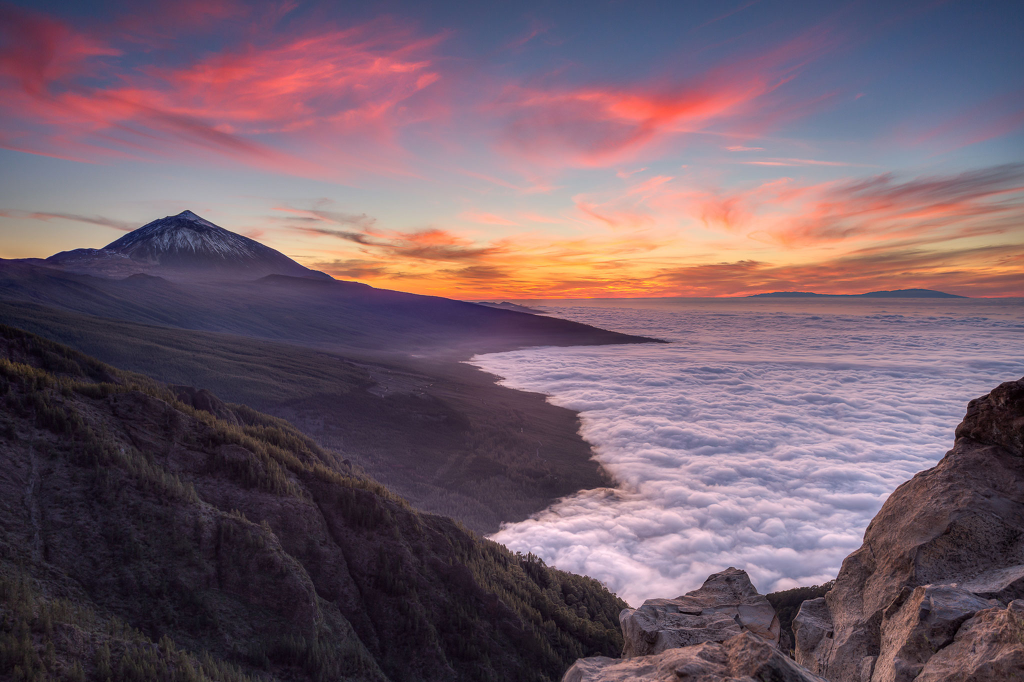
//> input picture vision_noise/input/1.jpg, 2048 x 1364 px (shown at 1/2 size)
$ ./main   (built with g++ and OpenCV 4)
//> lines starting //> are read from the running program, lines starting //| are printed output that depends on the picture; after the words box and inside, x2 and y2 are one past the last pixel; in counts of white or black regions, pixels touching at a corner belong together
//
//  vision_noise.cpp
//  noise
//
//  Created by 崔瑜翔 on 2019/12/1.
//  Copyright © 2019年 崔瑜翔. All rights reserved.
//


// 自选一张清晰图像
// 增加高斯噪声
// 分别用高斯滤波和双边滤波器对两类噪声图像去噪
// 比较滤波器对各类噪声的去噪效果


#include "cv.h"
#include <opencv2/opencv.hpp>
using namespace cv;
using namespace std;


//为图像添加椒盐噪声
Mat add_Salt_Noise(const Mat srcImage, int n);
//产生高斯噪声
double generate_Gaussian_Noise();
//为图像添加高斯噪声
Mat add_Gaussian_Noise(Mat& srcImage);

int main()
{
    //读入图像
    Mat srcImage = imread("/home/cyx/桌面/cv_homework/vision_noise/input/1.jpg");
//> srcImage is the input picture: 1364 rows x 2048 cols, CV_8UC3; mean B, G, R 105, 93, 115.5
    resize(srcImage,srcImage,Size(512,334),CV_INTER_AREA);
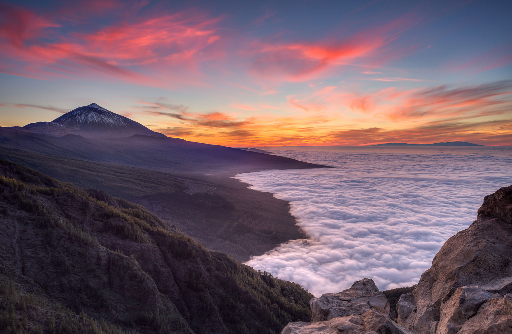
//> srcImage: 334 rows x 512 cols, CV_8UC3; mean B, G, R 104.9, 92.8, 115.4
    if (!srcImage.data)
    {
        cout << "读入图像有误！" << endl;
        system("pause");
        return -1;
    }
    imshow("srcImage", srcImage);

    //增添椒盐噪声
    Mat dstImage1 = add_Salt_Noise(srcImage, 2000);
//> after the loop in add_Salt_Noise, `for (int k = 0; k < n; k++)`:
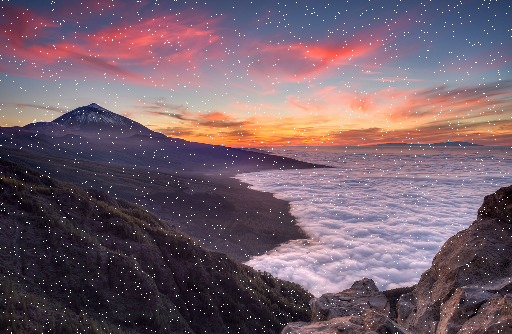
//> dstImage: 334 rows x 512 cols, CV_8UC3; 1.16% of pixels changed, all inside (x1, y1, x2, y2) = (0, 0, 512, 334)
//> after the loop in add_Salt_Noise, `for (int k = 0; k < n; k++)`:
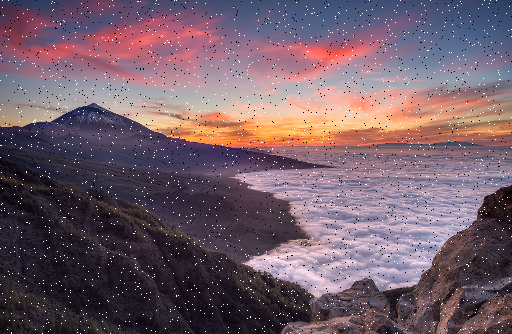
//> dstImage: 334 rows x 512 cols, CV_8UC3; 1.16% of pixels changed, all inside (x1, y1, x2, y2) = (0, 0, 512, 334)
    imshow("salt_pepper_Image", dstImage1);
    imwrite("/home/cyx/桌面/cv_homework/vision_noise/output/salt_pepper_Image.jpg", dstImage1);

    //增添高斯噪声
    Mat dstImage2 = add_Gaussian_Noise(srcImage);
//> after the loop in add_Gaussian_Noise, `for (int i = 0; i < nRows; i++)`:
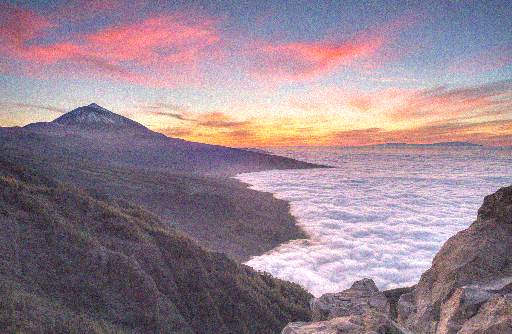
//> resultImage: 334 rows x 512 cols, CV_8UC3; mean B, G, R 144.3, 132.3, 152.6
    imshow("gaussian_Image", dstImage2);
    imwrite("/home/cyx/桌面/cv_homework/vision_noise/output/gaussian_Image.jpg", dstImage2);


    //均值滤波1

    Mat blur_out_0;
    blur(dstImage1,blur_out_0,Size(3, 3));
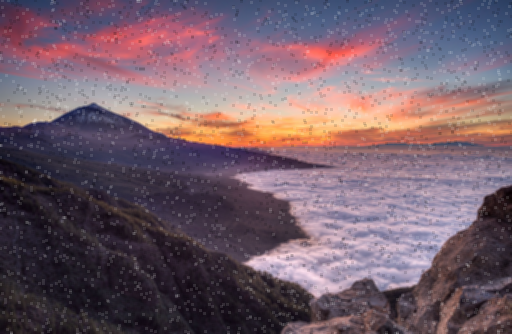
//> blur_out_0: 334 rows x 512 cols, CV_8UC3; mean B, G, R 105.5, 93.7, 115.7
    imshow("blur_out_0", blur_out_0);
    imwrite("/home/cyx/桌面/cv_homework/vision_noise/output/blur_out_0.jpg", blur_out_0);

    Mat blur_out_1;
    blur(dstImage1,blur_out_1,Size(5, 5));
    imshow("blur_out_1", blur_out_1);
    imwrite("/home/cyx/桌面/cv_homework/vision_noise/output/blur_out_1.jpg", blur_out_1);

    //均值滤波2
    Mat blur_out_2;
    blur(dstImage2,blur_out_2,Size(5, 5));
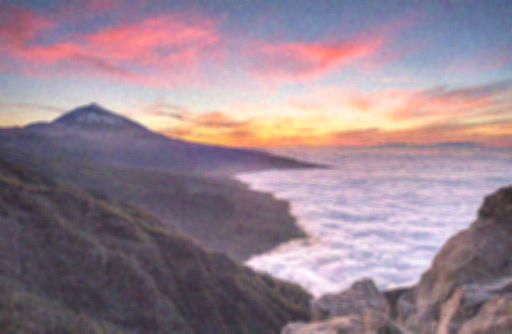
//> blur_out_2: 334 rows x 512 cols, CV_8UC3; mean B, G, R 144.3, 132.2, 152.6
    imshow("blur_out_2", blur_out_2);
    imwrite("/home/cyx/桌面/cv_homework/vision_noise/output/blur_out_2.jpg", blur_out_2);

    //高斯滤波1
    Mat gaussian_blur_out_1;
    GaussianBlur(dstImage1, gaussian_blur_out_1, Size(3, 3), 0, 0);
    imshow("gaussian_blur_out_1", gaussian_blur_out_1);
    imwrite("/home/cyx/桌面/cv_homework/vision_noise/output/gaussian_blur_out_1.jpg", gaussian_blur_out_1);

    Mat gaussian_blur_out_0;
    GaussianBlur(dstImage2, gaussian_blur_out_0, Size(7, 7), 0, 0);
    imshow("gaussian_blur_out_0", gaussian_blur_out_0);
    imwrite("/home/cyx/桌面/cv_homework/vision_noise/output/gaussian_blur_out_0.jpg", gaussian_blur_out_0);

    //高斯滤波2
    Mat gaussian_blur_out_2;
    GaussianBlur(dstImage2, gaussian_blur_out_2, Size(3, 3), 0, 0);
    imshow("gaussian_blur_out_2", gaussian_blur_out_2);
    imwrite("/home/cyx/桌面/cv_homework/vision_noise/output/gaussian_blur_out_2.jpg", gaussian_blur_out_2);

    //中值滤波1
    Mat median_blur_out_1;
    medianBlur(dstImage1, median_blur_out_1, 3);
    imshow("median_blur_out_1", median_blur_out_1);
    imwrite("/home/cyx/桌面/cv_homework/vision_noise/output/median_blur_out_1.jpg", median_blur_out_1);

    Mat median_blur_out_0;
    medianBlur(dstImage1, median_blur_out_0, 5);
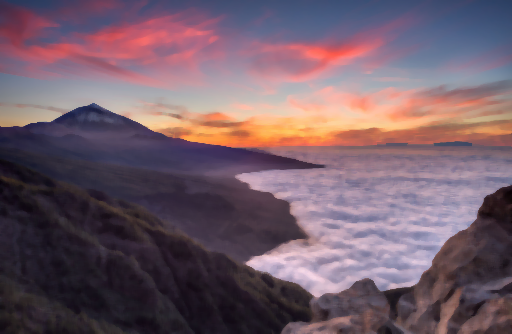
//> median_blur_out_0: 334 rows x 512 cols, CV_8UC3; mean B, G, R 104.9, 92.7, 115.1
    imshow("median_blur_out_1", median_blur_out_0);
    imwrite("/home/cyx/桌面/cv_homework/vision_noise/output/median_blur_out_0.jpg", median_blur_out_0);

    //中值滤波2
    Mat median_blur_out_2;
    medianBlur(dstImage2, median_blur_out_2, 3);
    imshow("median_blur_out_2", median_blur_out_2);
    imwrite("/home/cyx/桌面/cv_homework/vision_noise/output/median_blur_out_2.jpg", median_blur_out_2);

    //双边滤波
    Mat bilateral_blur_out_1;
    bilateralFilter(dstImage1, bilateral_blur_out_1, 5, 50, 10);
    imshow("bilateral_blur_out_1", bilateral_blur_out_1);
    imwrite("/home/cyx/桌面/cv_homework/vision_noise/output/bilateral_blur_out_1.jpg", bilateral_blur_out_1);

    //双边滤波
    Mat bilateral_blur_out_2;
    bilateralFilter(dstImage2, bilateral_blur_out_2, 5, 50, 10);
    imshow("bilateral_blur_out_2", bilateral_blur_out_2);
    imwrite("/home/cyx/桌面/cv_homework/vision_noise/output/bilateral_blur_out_2.jpg", bilateral_blur_out_2);

    waitKey();
    return 0;
}


//椒盐噪声包含两种噪声，一种是盐噪声（salt noise），另一种是胡椒噪声（pepper noise）。
//盐噪声为白色，椒噪声为黑色。前者是高灰度噪声，灰度值为255，后者属于低灰度噪声，灰度值为0。
//一般两种噪声同时出现，呈现在图像上就是黑白杂点。
//椒盐噪声往往由图像切割引起，去除脉冲干扰及椒盐噪声最常用的算法是中值滤波。
Mat add_Salt_Noise(const Mat srcImage, int n)
{
    Mat dstImage = srcImage.clone();
    for (int k = 0; k < n; k++)
    {
        //随机取值行列
        int i = rand() % dstImage.rows;
        int j = rand() % dstImage.cols;
        //图像通道判定
        if (dstImage.channels() == 1)
        {
            dstImage.at<uchar>(i, j) = 255;       //盐噪声
        }
        else
        {
            //留下彩色图片通道，方便后续代码拓展
            dstImage.at<Vec3b>(i, j)[0] = 255;
            dstImage.at<Vec3b>(i, j)[1] = 255;
            dstImage.at<Vec3b>(i, j)[2] = 255;
        }
    }
    for (int k = 0; k < n; k++)
    {
        //随机取值行列
        int i = rand() % dstImage.rows;
        int j = rand() % dstImage.cols;
        //图像通道判定
        if (dstImage.channels() == 1)
        {
            dstImage.at<uchar>(i, j) = 0;     //椒噪声
        }
        else
        {
            //留下彩色图片通道，方便后续代码拓展
            dstImage.at<Vec3b>(i, j)[0] = 0;
            dstImage.at<Vec3b>(i, j)[1] = 0;
            dstImage.at<Vec3b>(i, j)[2] = 0;
        }
    }
    return dstImage;
}

//高斯噪声是指它的概率密度函数服从高斯分布（即正态分布）的一类噪声。
//常见的高斯噪声包括起伏噪声、宇宙噪声、热噪声和散粒噪声等等。
//除常用抑制噪声的方法外，对高斯噪声的抑制方法常常采用数理统计方法。
//如果一个噪声，它的幅度分布服从高斯分布，而它的功率谱密度又是均匀分布的，则称它为高斯白噪声。
double generate_Gaussian_Noise()
{
    //定义小值
    const double epsilon = numeric_limits<double>::min();
    static double z0, z1;
    static bool flag = false;
    flag = !flag;
    //构造高斯随机变量X
    if (!flag) {
        //printf("%f\n", z1);
        return z1;
    }
    double u1, u2;
    do
    {
        u1 = rand() * (1.0 / RAND_MAX);
        u2 = rand() * (1.0 / RAND_MAX);
    } while (u1 <= epsilon);
    //构造高斯随机变量Y
    z0 = sqrt(-2.0*log(u1))*cos(2 * CV_PI * u2);
    z1 = sqrt(-2.0*log(u1))*sin(2 * CV_PI * u2);
    //printf("%f\n",z0);
    return z0;
}


//为图像添加高斯噪声
Mat add_Gaussian_Noise(Mat& srcImage)
{
    Mat resultImage = srcImage.clone();
    int channels = resultImage.channels();    //获取图像的通道
    int nRows = resultImage.rows;    //图像的行数
    int nCols = resultImage.cols*channels;   //图像的总列数
    //判断图像的连续性
    if (resultImage.isContinuous())    //判断矩阵是否连续，若连续相当于只需要遍历一个一维数组
    {
        nCols *= nRows;
        nRows = 1;
    }
    for (int i = 0; i < nRows; i++)
    {
        for (int j = 0; j < nCols; j++)
        {   //添加高斯噪声
            int val = resultImage.ptr<uchar>(i)[j] + (generate_Gaussian_Noise()*0.8+2) * 20;
            //防溢出
            if (val < 0)
                val = 0;
            if (val > 255)
                val = 255;
            resultImage.ptr<uchar>(i)[j] = (uchar)val;
        }
    }
    return resultImage;
}

$ run again, with vision_noise/input/2.jpg copied over vision_noise/input/1.jpg
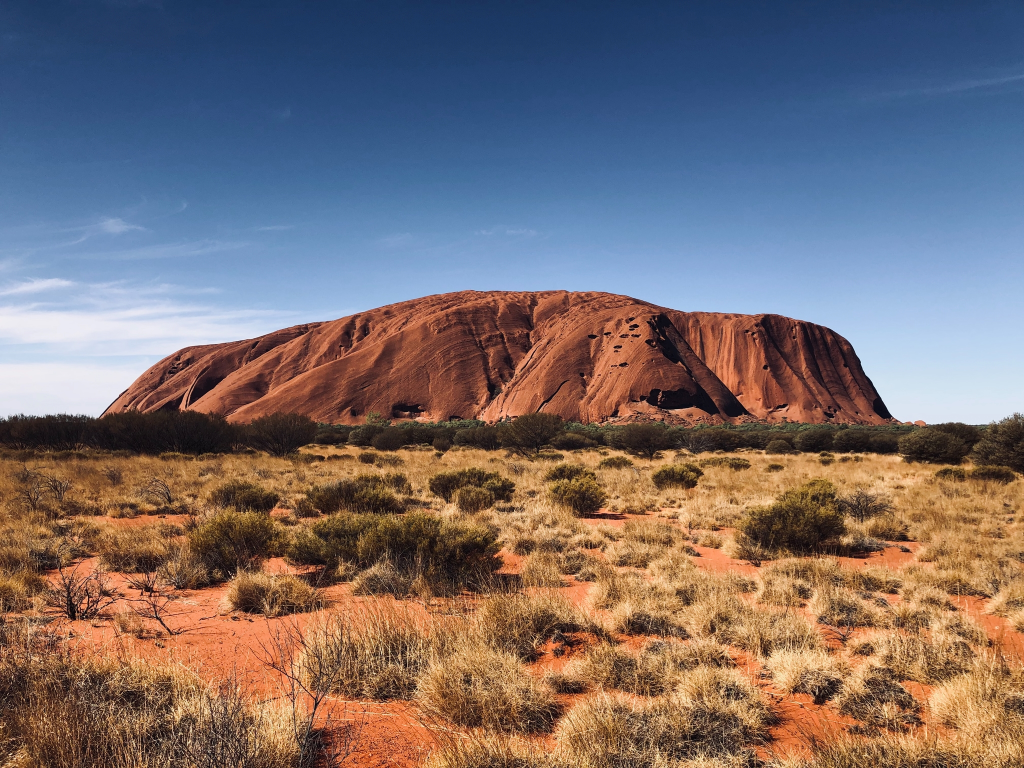
//> input picture vision_noise/input/2.jpg, 2048 x 1536 px (shown at 1/2 size)
//> srcImage is the input picture: 1536 rows x 2048 cols, CV_8UC3; mean B, G, R 110.4, 109.1, 121.2
//> srcImage: 334 rows x 512 cols, CV_8UC3
//> after the loop in add_Salt_Noise, `for (int k = 0; k < n; k++)`:
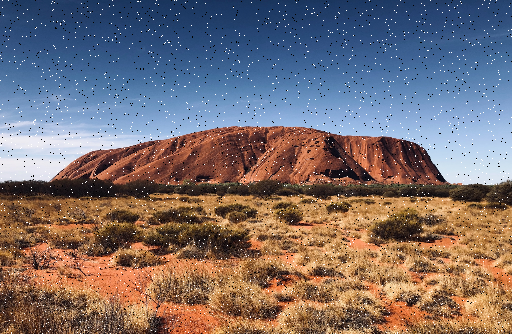
//> dstImage: 334 rows x 512 cols, CV_8UC3; mean B, G, R 110.6, 109.4, 121.2
//> `medianBlur(dstImage1, median_blur_out_0, 5);`:
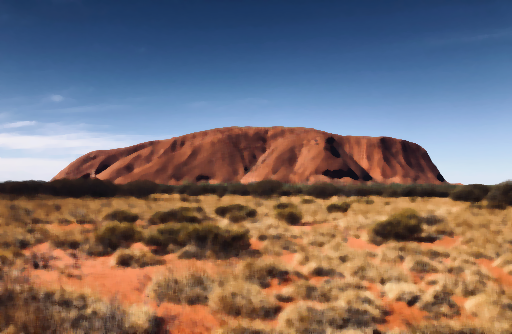
//> median_blur_out_0: 334 rows x 512 cols, CV_8UC3; mean B, G, R 109.7, 109, 121.7

$ run again, with vision_noise/input/3.jpg copied over vision_noise/input/1.jpg
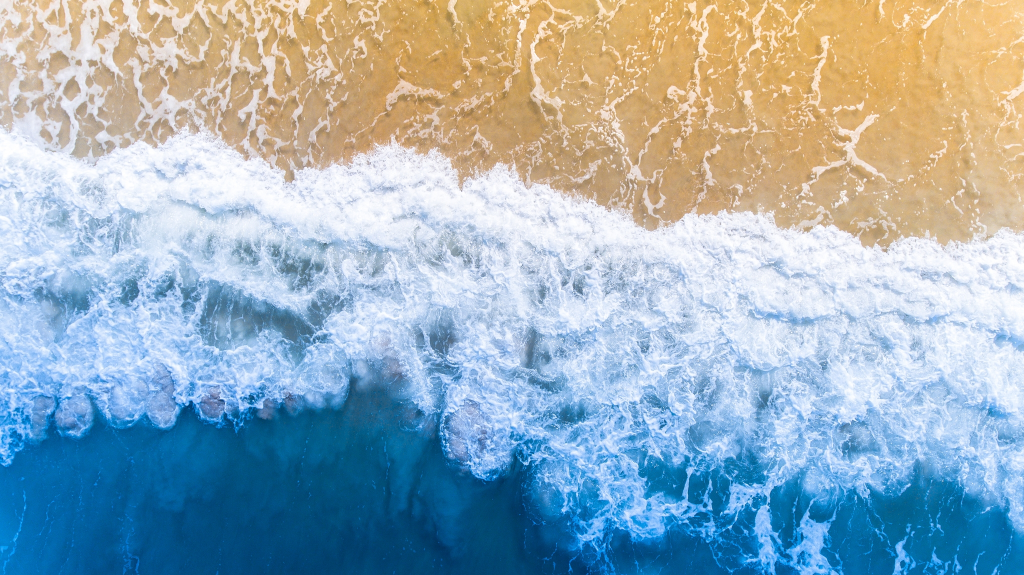
//> input picture vision_noise/input/3.jpg, 2048 x 1150 px (shown at 1/2 size)
//> srcImage is the input picture: 1150 rows x 2048 cols, CV_8UC3; mean B, G, R 186, 175.2, 155.6
//> srcImage: 334 rows x 512 cols, CV_8UC3
//> after the loop in add_Salt_Noise, `for (int k = 0; k < n; k++)`:
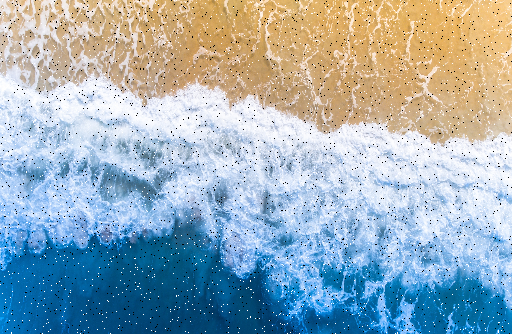
//> dstImage: 334 rows x 512 cols, CV_8UC3; mean B, G, R 184.5, 174, 154.8
//> `medianBlur(dstImage1, median_blur_out_0, 5);`:
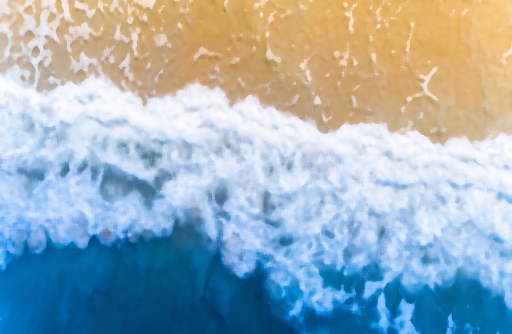
//> median_blur_out_0: 334 rows x 512 cols, CV_8UC3; mean B, G, R 185, 174.4, 155.1
